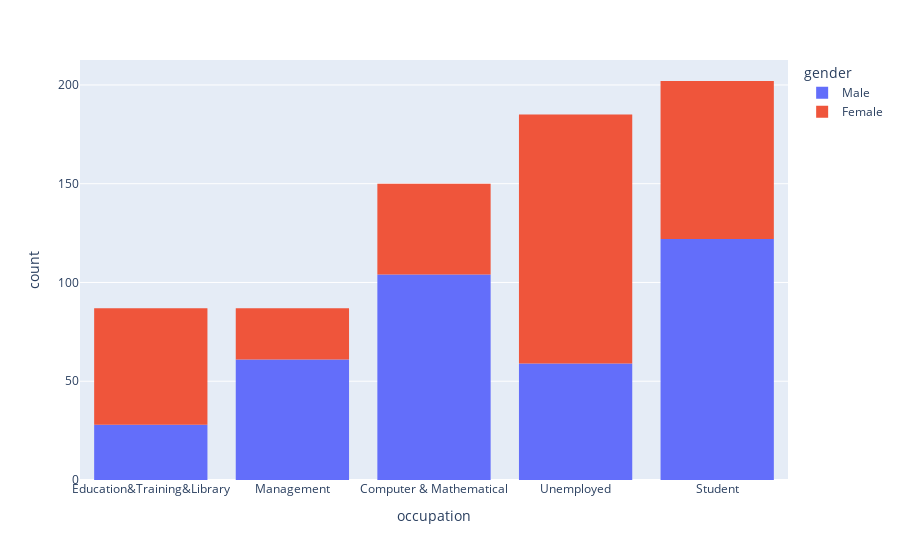

The cell this chart's notebook holds for it:
### Code cell
# focus on the top N categories that consume Coffe House coupons on warm days
# Understand distribution of gender and age
data_temp3 = data_[((data_['coupon'] == 'Coffee House') & (data_['occupation'].isin(['Unemployed', 'Student', 'Computer & Mathematical', 'Sales & Relateed', 'Management', 'Education&Training&Library'])) & (data_['Y'] == 1) & (data_['temperature'] == 80))]
px.histogram(data_temp3, x="occupation", color="gender").update_xaxes(categoryorder="total ascending")
# Female with occuptaions "Unemployed" and "Education&Training&Library" consume more "Coffee House" coupons than male
# In all other occuptaions Male population consumes more "Coffee House" coupons than female

### Figure 1 — Plotly figure (JSON) as saved in the notebook; plotly's stock layout.template omitted (floating-point values rounded to 4 significant figures; data arrays with more than 128 entries replaced by an {"elided": "..."} marker saying what was removed)
{"data": [{"alignmentgroup": "True", "bingroup": "x", "hovertemplate": "gender=Male<br>occupation=%{x}<br>count=%{y}<extra></extra>", "legendgroup": "Male", "marker": {"color": "#636efa", "pattern": {"shape": ""}}, "name": "Male", "offsetgroup": "Male", "orientation": "v", "showlegend": true, "type": "histogram", "x": {"elided": "374 str values"}, "xaxis": "x", "yaxis": "y"}, {"alignmentgroup": "True", "bingroup": "x", "hovertemplate": "gender=Female<br>occupation=%{x}<br>count=%{y}<extra></extra>", "legendgroup": "Female", "marker": {"color": "#EF553B", "pattern": {"shape": ""}}, "name": "Female", "offsetgroup": "Female", "orientation": "v", "showlegend": true, "type": "histogram", "x": {"elided": "337 str values"}, "xaxis": "x", "yaxis": "y"}], "layout": {"barmode": "relative", "legend": {"title": {"text": "gender"}, "tracegroupgap": 0}, "margin": {"t": 60}, "xaxis": {"anchor": "y", "categoryorder": "total ascending", "domain": [0, 1], "title": {"text": "occupation"}}, "yaxis": {"anchor": "x", "domain": [0, 1], "title": {"text": "count"}}}}
